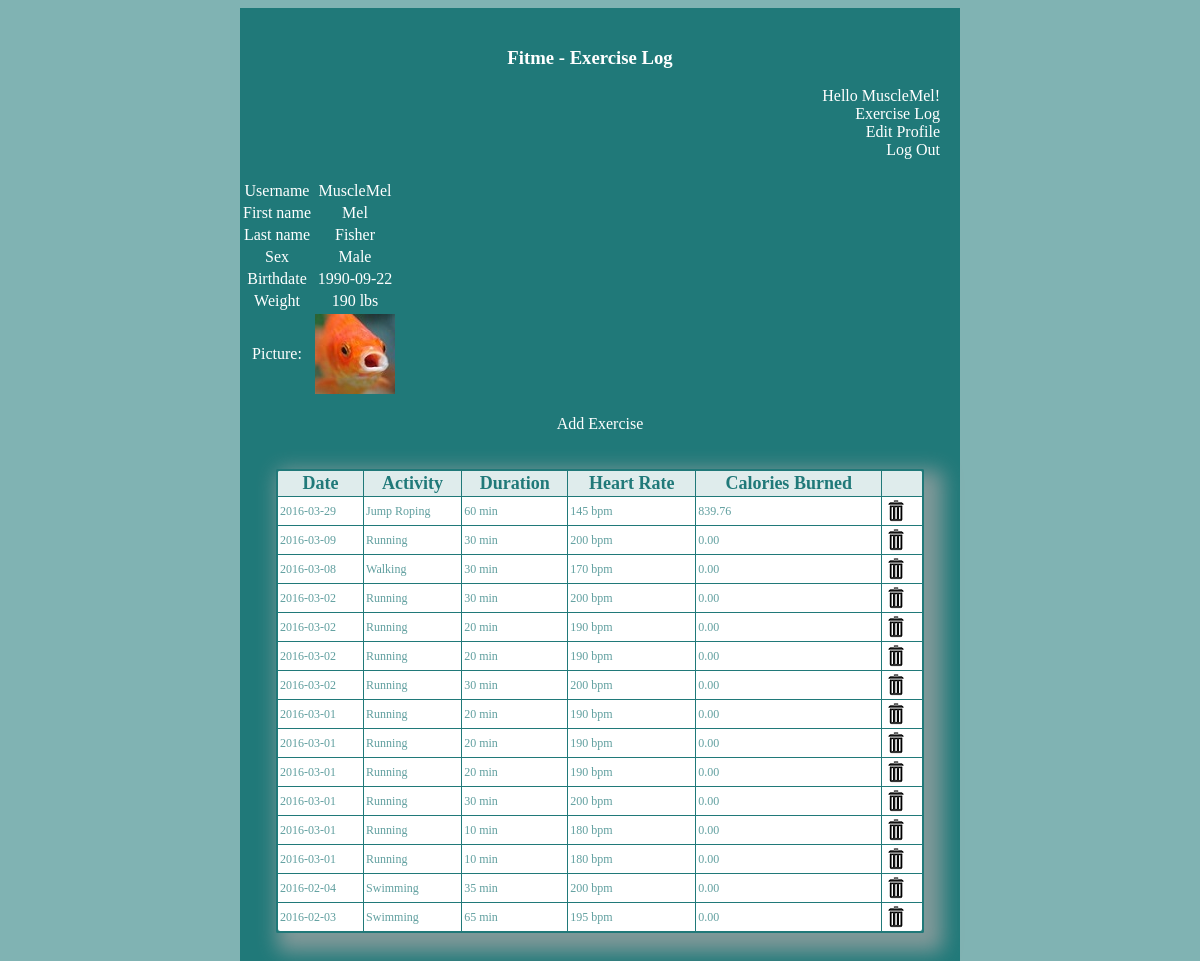
The app's page /index.php (signed in) with its own data.
### tables this page shows
CREATE TABLE `exercise_user` (
  `user_id` int(11) NOT NULL AUTO_INCREMENT,
  `username` varchar(30) NOT NULL,
  `password` varchar(40) DEFAULT NULL,
  `first_name` varchar(20) NOT NULL,
  `last_name` varchar(20) NOT NULL,
  `sex` char(1) DEFAULT NULL,
  `birthdate` date NOT NULL,
  `weight` int(11) DEFAULT NULL,
  `picture` varchar(50) DEFAULT NULL,
  `join_date` timestamp NOT NULL DEFAULT CURRENT_TIMESTAMP ON UPDATE CURRENT_TIMESTAMP,
  PRIMARY KEY (`user_id`)
);

CREATE TABLE `exercise_log` (
  `id` int(11) NOT NULL AUTO_INCREMENT,
  `user_id` int(11) DEFAULT NULL,
  `date` date DEFAULT NULL,
  `type` varchar(30) NOT NULL,
  `time_in_minutes` int(4) DEFAULT NULL,
  `heart_rate` int(3) NOT NULL,
  `calories_burned` decimal(5,2) NOT NULL,
  PRIMARY KEY (`id`)
);

### index.php (the view, shortened to what this page needs)
<?php
    require_once('header.php');
    require_once('navmenu.php');
    echo '<div class="profile">';
    $dbc = mysqli_connect(DB_HOST, DB_USER, DB_PASSWORD, DB_NAME);
    if (!isset($_GET['user_id'])) {
        $query = "SELECT username, first_name, last_name, sex, birthdate, weight, picture FROM exercise_user WHERE user_id = '" . $_SESSION['user_id'] . "'";
    } else {
        $query = "SELECT username, first_name, last_name, sex, birthdate, weight, picture FROM exercise_user WHERE user_id = '" . $_GET['user_id'] . "'";
    }
    $data = mysqli_query($dbc, $query);
    if (mysqli_num_rows($data) == 1) {
        $row = mysqli_fetch_array($data);
        echo '<table>';
        if (!empty($row['username'])) {
            echo '<tr><td class="label">Username</td><td>' . $row['username'] . '</td></tr>';
        }
        if (!empty($row['first_name'])) {
            echo '<tr><td class="label">First name</td><td>' . $row['first_name'] . '</td></tr>';
        }
        if (!empty($row['last_name'])) {
            echo '<tr><td class="label">Last name</td><td>' . $row['last_name'] . '</td></tr>';
        }
        if (!empty($row['sex'])) {
            echo '<tr><td class="label">Sex</td><td>';
            if ($row['sex'] == 'M') {
                echo 'Male';
            }
            else if ($row['sex'] == 'F') {
                echo 'Female';
            } else {
                echo '?';
            }
            echo '</td></tr>';
        }
        if (!empty($row['birthdate'])) {
            if (!isset($_GET['user_id']) || ($_COOKIE['user_id'] == $_GET['user_id'])) {
                echo '<tr><td class="label">Birthdate</td><td>' . $row['birthdate'] . '</td></tr>';
            }
        }
        if (!empty($row['weight'])) {
            echo '<tr><td class="label">Weight</td><td>' . $row['weight'] . ' lbs</td>';
        }
        if (!empty($row['picture'])) {
            echo '<tr><td class="label">Picture:</td><td><img src="' . MM_UPLOADPATH . $row['picture'] .
              '" alt="Profile Picture" /></td></tr>';
        }
        echo '</table>';
        $dbc = mysqli_connect(DB_HOST, DB_USER, DB_PASSWORD, DB_NAME);
        $query = "SELECT * FROM exercise_log WHERE user_id = " . $_SESSION['user_id'] . " ORDER BY date DESC";
        $data = mysqli_query($dbc, $query);
        if (empty($row['birthdate']) || empty($row['weight'])) {
            echo '<p>You are missing some important information needed to create your log!<br />To start adding exercises, <a href="editprofile.php">Edit Your Profile</a>.</p>';
        } else if (mysqli_num_rows($data) > 0) {
            $count = 1;
            echo '<br /><a href="addexercise.php">Add Exercise</a><br />';
            echo '<div class="generatecss_dot_com_table"><table><tr><td>Date</td><td>Activity</td><td>Duration</td><td>Heart Rate</td><td>Calories Burned</td><td></td></tr>';
            while (($row = mysqli_fetch_array($data)) && ($count <= 15)) {
                $count++;
                echo '<tr><td>' . $row['date'] . '</td><td>' . $row['type'] . '</td>' .
                        '<td>' . $row['time_in_minutes'] . ' min</td><td>' . $row['heart_rate'] .
                        ' bpm</td><td>' . $row['calories_burned'] .
                        '</td><td><a href="delete.php?id=' . $row['id'] . '&amp;date=' . $row['date'] .
                        '&amp;time_in_minutes=' . $row['time_in_minutes'] . '&amp;type=' . $row['type'] .
                        '&amp;heart_rate=' . $row['heart_rate'] . '&amp;calories_burned=' . $row['calories_burned'] .
                        '"><img src="images\trash.png" /></a></td></tr>';
            }
            echo '</table></div>';
        } else {
                echo 'You have not logged any exercises yet. Would you like to <a href="addexercise.php">log an exercise?</a>';
        }
    } else {
        echo '<p class="error">There was a problem accessing your profile.</p>';
    }
    echo '</div>';
?>

### style.css (style rules this page uses)
body { margin-right: 20%; margin-left: 20%; font-family: tahoma; color: white; background-color: #80b3b3; padding: 0%; }
a { color: white; text-decoration: none; }
.generatecss_dot_com_table { margin: 36px; box-shadow: 10px 10px 20px 9px #809999; border: 2px solid #207979; -moz-border-radius-bottomleft: 2px; -webkit-border-bottom-left-radius: 2px; border-bottom-left-radius: 2px; -moz-border-radius-bottomright: 2px; -webkit-border-bottom-right-radius: 2px; border-bottom-right-radius: 2px; -moz-border-radius-topright: 2px; -webkit-border-top-right-radius: 2px; border-top-right-radius: 2px; -moz-border-radius-topleft: 2px; -webkit-border-top-left-radius: 2px; border-top-left-radius: 2px; }
.generatecss_dot_com_table table { margin: 0px; padding: 0px; border-collapse: collapse; border-spacing: 0; width: 100%; height: 100%; }
.generatecss_dot_com_table tr:last-child td:last-child { -moz-border-radius-bottomright: 2px; -webkit-border-bottom-right-radius: 2px; border-bottom-right-radius: 2px; }
.generatecss_dot_com_table table tr:first-child td:first-child { -moz-border-radius-topleft: 2px; -webkit-border-top-left-radius: 2px; border-top-left-radius: 2px; }
.generatecss_dot_com_table table tr:first-child td:last-child { -moz-border-radius-topright: 2px; -webkit-border-top-right-radius: 2px; border-top-right-radius: 2px; }
.generatecss_dot_com_table tr:last-child td:first-child { -moz-border-radius-bottomleft: 2px; -webkit-border-bottom-left-radius: 2px; border-bottom-left-radius: 2px; }
.generatecss_dot_com_table tr:nth-child(odd) { background-color: #ffffff; }
.generatecss_dot_com_table tr:nth-child(even) { background-color: #ffffff; }
.generatecss_dot_com_table td { vertical-align:middle; border:2px solid #207979; border-width: 0px 1px 1px 0px; text-align: left; padding: 2px; font-size: 12px; font-family: Tahoma; color: #609f9f; }
.generatecss_dot_com_table tr:last-child td { border-width: 0px 1px 0px 0px; }
.generatecss_dot_com_table tr td:last-child { border-width: 0px 0px 1px 0px; }
.generatecss_dot_com_table tr:last-child td:last-child { border-width: 0px 0px 0px 0px; }
.generatecss_dot_com_table tr:first-child td { background:-o-linear-gradient(bottom, #dfecec 5%, #dfecec 100%); background:-webkit-gradient(linear, left top, left bottom, color-stop(0.05, #dfecec), color-stop(1, #dfecec)); background:-moz-linear-gradient(center top, #dfecec 5%, #dfecec 100%); filter:progid:DXImageTransform.Microsoft.gradient(startColorstr="#dfecec", endColorstr="#dfecec"); background: -o-linear-gradient(top,#dfecec, #dfecec); background-color: #dfecec; border: 2px solid #207979; text-align: center; border-width: 0px 0px 1px 1px; font-size: 18px; font-family: Tahoma; color: #207979; font-weight: bold; }
.generatecss_dot_com_table tr:first-child td:first-child { border-width: 0px 0px 1px 0px; }
.generatecss_dot_com_table tr:first-child td:last-child { border-width: 0px 0px 1px 1px; }

### records on screen
exercise_user: username "MuscleMel", first_name "Mel", last_name "Fisher", birthdate "1990-09-22", weight "190", picture (picture)
exercise_log: date "2016-03-29", type "Jump Roping", time_in_minutes "60", heart_rate "145", calories_burned "839.76"
exercise_log: date "2016-03-09", type "Running", time_in_minutes "30", heart_rate "200", calories_burned "0.00"
exercise_log: date "2016-03-08", type "Walking", time_in_minutes "30", heart_rate "170", calories_burned "0.00"
exercise_log: date "2016-03-02", type "Running", time_in_minutes "30", heart_rate "200", calories_burned "0.00"
exercise_log: date "2016-03-02", type "Running", time_in_minutes "20", heart_rate "190", calories_burned "0.00"
exercise_log: date "2016-03-02", type "Running", time_in_minutes "20", heart_rate "190", calories_burned "0.00"
exercise_log: date "2016-03-02", type "Running", time_in_minutes "30", heart_rate "200", calories_burned "0.00"
exercise_log: date "2016-03-01", type "Running", time_in_minutes "20", heart_rate "190", calories_burned "0.00"
exercise_log: date "2016-03-01", type "Running", time_in_minutes "20", heart_rate "190", calories_burned "0.00"
exercise_log: date "2016-03-01", type "Running", time_in_minutes "20", heart_rate "190", calories_burned "0.00"
exercise_log: date "2016-03-01", type "Running", time_in_minutes "30", heart_rate "200", calories_burned "0.00"
exercise_log: date "2016-03-01", type "Running", time_in_minutes "10", heart_rate "180", calories_burned "0.00"
exercise_log: date "2016-03-01", type "Running", time_in_minutes "10", heart_rate "180", calories_burned "0.00"
exercise_log: date "2016-02-04", type "Swimming", time_in_minutes "35", heart_rate "200", calories_burned "0.00"
exercise_log: date "2016-02-03", type "Swimming", time_in_minutes "65", heart_rate "195", calories_burned "0.00"

### other values on screen
$page_title "Exercise Log"
$_SESSION['username'] "MuscleMel"
